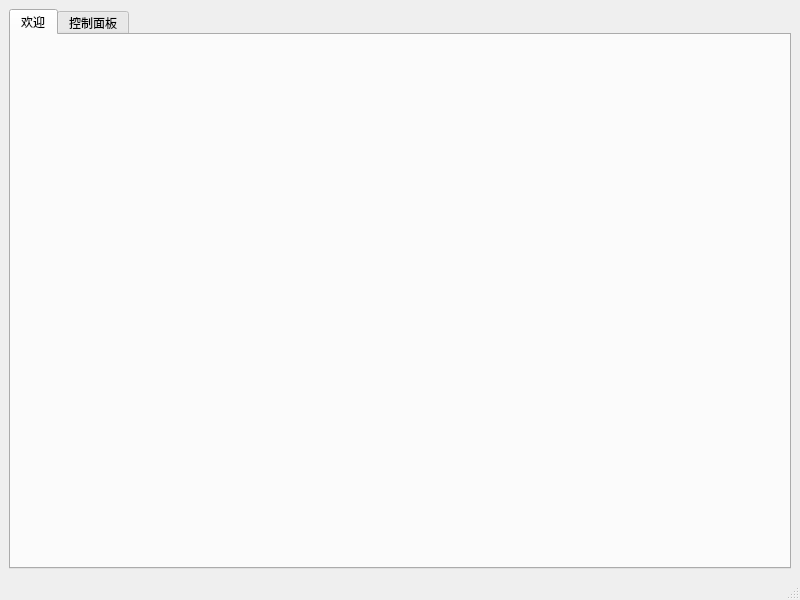
<?xml version="1.0" encoding="UTF-8"?>
<ui version="4.0">
 <class>MainWindow</class>
 <widget class="QMainWindow" name="MainWindow">
  <property name="geometry">
   <rect>
    <x>0</x>
    <y>0</y>
    <width>800</width>
    <height>600</height>
   </rect>
  </property>
  <property name="windowTitle">
   <string>MainWindow</string>
  </property>
  <widget class="QWidget" name="centralwidget">
   <layout class="QGridLayout" name="gridLayout">
    <item row="0" column="0">
     <widget class="QTabWidget" name="tabWidget">
      <property name="currentIndex">
       <number>0</number>
      </property>
      <widget class="WelcomeWidget" name="welcomeTab">
       <attribute name="title">
        <string>欢迎</string>
       </attribute>
      </widget>
      <widget class="ControlWidget" name="controlTab">
       <attribute name="title">
        <string>控制面板</string>
       </attribute>
      </widget>
     </widget>
    </item>
   </layout>
  </widget>
  <widget class="QMenuBar" name="menubar">
   <property name="geometry">
    <rect>
     <x>0</x>
     <y>0</y>
     <width>800</width>
     <height>24</height>
    </rect>
   </property>
  </widget>
  <widget class="QStatusBar" name="statusbar"/>
 </widget>
 <customwidgets>
  <customwidget>
   <class>WelcomeWidget</class>
   <extends>QWidget</extends>
   <header>welcomewidget.h</header>
   <container>1</container>
  </customwidget>
  <customwidget>
   <class>ControlWidget</class>
   <extends>QWidget</extends>
   <header>controlwidget.h</header>
   <container>1</container>
  </customwidget>
 </customwidgets>
 <resources/>
 <connections/>
</ui>
